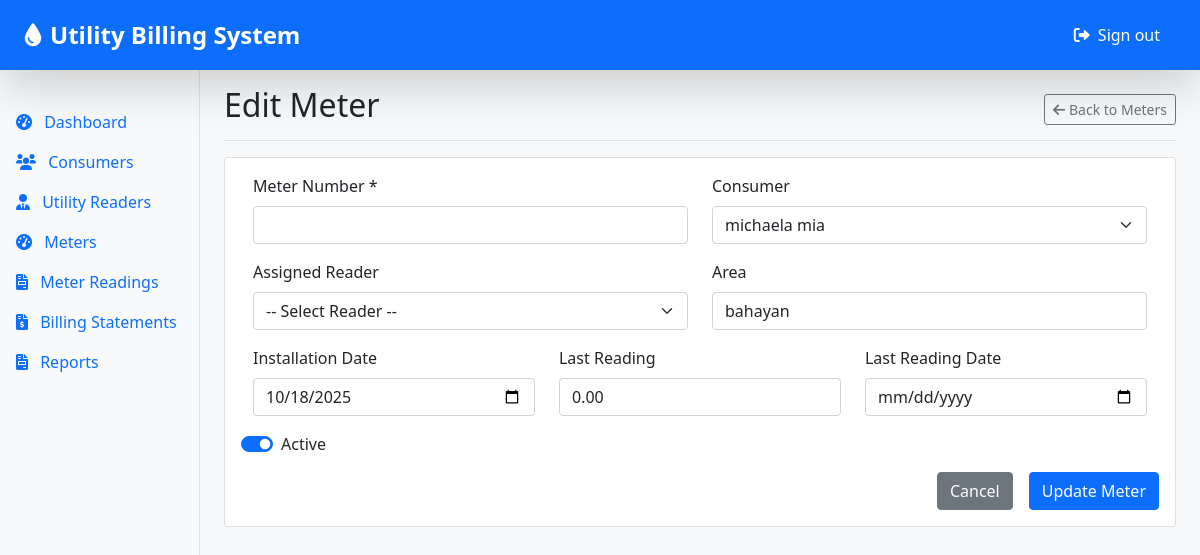
/public/edit_meter.php?id=1 (signed in), run on the app's committed database.
### tables this page shows
CREATE TABLE `meter` (
  `MeterID` int(11) NOT NULL,
  `ConsumerID` int(11) DEFAULT NULL,
  `Classification` enum('Residential','Commercial','Industrial') NOT NULL,
  `SerialNo` varchar(100) DEFAULT NULL,
  `Area` varchar(100) DEFAULT NULL,
  `InstallationDate` date NOT NULL DEFAULT curdate(),
  `LastReading` decimal(10,2) DEFAULT 0.00,
  `LastReadingDate` datetime DEFAULT NULL,
  `Status` enum('active','inactive','faulty') DEFAULT 'active'
);

### public/edit_meter.php (the view, shortened to what this page needs)
<?php
require_once '../config/db.php';
$meterId = isset($_GET['id']) ? intval($_GET['id']) : 0;
$query = "SELECT * FROM meter WHERE MeterID = ?";
$stmt = $conn->prepare($query);
$stmt->bind_param('i', $meterId);
$stmt->execute();
$result = $stmt->get_result();
$meter = $result->fetch_assoc();
$consumers = [];
$consumerQuery = "SELECT ConsumerID, FirstName, LastName FROM consumer WHERE Status = 'active' ORDER BY LastName, FirstName";
$consumerResult = $conn->query($consumerQuery);
if ($consumerResult) {
    while ($row = $consumerResult->fetch_assoc()) {
        $row['FullName'] = $row['FirstName'] . ' ' . $row['LastName'];
        $consumers[] = $row;
    }
}
include '../includes/header.php';
include '../includes/sidebar.php';
?>
<main class="col-md-9 ms-sm-auto col-lg-10 px-md-4">
    <div class="d-flex justify-content-between flex-wrap flex-md-nowrap align-items-center pt-3 pb-2 mb-3 border-bottom">
        <h1 class="h2">Edit Meter</h1>
        <div class="btn-toolbar mb-2 mb-md-0">
            <a href="meters.php" class="btn btn-sm btn-outline-secondary">
                <i class="fas fa-arrow-left"></i> Back to Meters
            </a>
        </div>
    </div>
    <div class="card">
        <div class="card-body">
            <form method="POST" action="">
                <div class="row mb-3">
                    <div class="col-md-6">
                        <label for="meter_number" class="form-label">Meter Number *</label>
                        <input type="text" class="form-control" id="meter_number" name="meter_number"
                               value="<?php echo htmlspecialchars($meter['MeterNumber']); ?>" required>
                    </div>
                    <div class="col-md-6">
                        <label for="consumer_id" class="form-label">Consumer</label>
                        <select class="form-select" id="consumer_id" name="consumer_id">
                            <?php foreach ($consumers as $consumer): ?>
                                <option value="<?php echo $consumer['ConsumerID']; ?>"
                                    <?php echo ($meter['ConsumerID'] == $consumer['ConsumerID']) ? 'selected' : ''; ?>>
                                    <?php echo htmlspecialchars($consumer['FullName']); ?>
                                </option>
                            <?php endforeach; ?>
                        </select>
                    </div>
                </div>
                <div class="row mb-3">
                    <div class="col-md-6">
                        <label for="reader_id" class="form-label">Assigned Reader</label>
                        <select class="form-select" id="reader_id" name="reader_id">
                            <option value="">-- Select Reader --</option>
                        </select>
                    </div>
                    <div class="col-md-6">
                        <label for="area" class="form-label">Area</label>
                        <input type="text" class="form-control" id="area" name="area"
                               value="<?php echo htmlspecialchars($meter['Area']); ?>">
                    </div>
                </div>
                <div class="row mb-3">
                    <div class="col-md-4">
                        <label for="installation_date" class="form-label">Installation Date</label>
                        <input type="date" class="form-control" id="installation_date"
                               name="installation_date" value="<?php echo $meter['InstallationDate']; ?>">
                    </div>
                    <div class="col-md-4">
                        <label for="last_reading" class="form-label">Last Reading</label>
                        <input type="number" step="0.01" class="form-control" id="last_reading"
                               name="last_reading" value="<?php echo htmlspecialchars($meter['LastReading']); ?>">
                    </div>
                    <div class="col-md-4">
                        <label for="last_reading_date" class="form-label">Last Reading Date</label>
                        <input type="date" class="form-control" id="last_reading_date"
                               name="last_reading_date" value="<?php echo $meter['LastReadingDate']; ?>">
                    </div>
                </div>
                <div class="mb-3">
                    <div class="form-check form-switch">
                        <input class="form-check-input" type="checkbox" id="status" name="status"
                               value="active" <?php echo $meter['Status'] === 'active' ? 'checked' : ''; ?>>
                        <label class="form-check-label" for="status">Active</label>
                    </div>
                </div>
                <div class="d-grid gap-2 d-md-flex justify-content-md-end">
                    <a href="meters.php" class="btn btn-secondary me-md-2">Cancel</a>
                    <button type="submit" class="btn btn-primary">Update Meter</button>
                </div>
            </form>
        </div>
    </div>
</main>
<?php include '../includes/footer.php'; ?>

### assets/css/style.css (style rules this page uses)
body { min-height: 100vh; display: flex; flex-direction: column; background-color: #f8f9fa; }
.row { margin: 0; min-height: 100%; }

### data on the page
meter: consumer_id "michaela mia", area "bahayan", installation_date "10/18/2025", last_reading "0.00", Status "☑"
